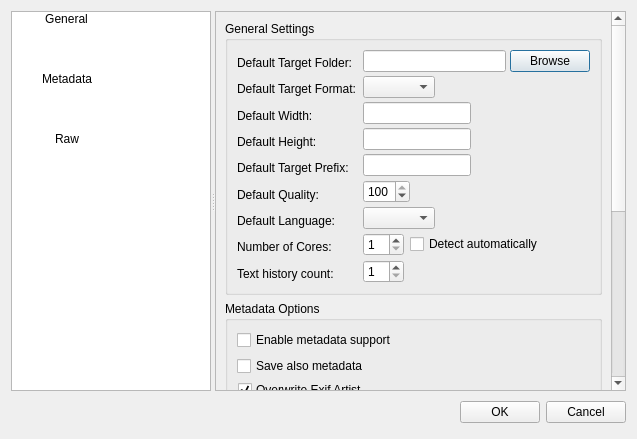
<?xml version="1.0" encoding="UTF-8"?>
<ui version="4.0">
 <class>OptionsDialog</class>
 <widget class="QDialog" name="OptionsDialog">
  <property name="windowModality">
   <enum>Qt::WindowModal</enum>
  </property>
  <property name="geometry">
   <rect>
    <x>0</x>
    <y>0</y>
    <width>637</width>
    <height>439</height>
   </rect>
  </property>
  <property name="windowTitle">
   <string>Sir - Configure Options</string>
  </property>
  <layout class="QVBoxLayout" name="verticalLayout">
   <item>
    <widget class="QSplitter" name="splitter">
     <property name="orientation">
      <enum>Qt::Horizontal</enum>
     </property>
     <widget class="QListWidget" name="listWidget">
      <property name="maximumSize">
       <size>
        <width>200</width>
        <height>16777215</height>
       </size>
      </property>
      <property name="selectionBehavior">
       <enum>QAbstractItemView::SelectRows</enum>
      </property>
      <property name="flow">
       <enum>QListView::LeftToRight</enum>
      </property>
      <property name="gridSize">
       <size>
        <width>110</width>
        <height>60</height>
       </size>
      </property>
      <property name="viewMode">
       <enum>QListView::IconMode</enum>
      </property>
      <item>
       <property name="text">
        <string>General</string>
       </property>
       <property name="icon">
        <iconset resource="../application.qrc">
         <normaloff>:/images/options_general.png</normaloff>:/images/options_general.png</iconset>
       </property>
      </item>
      <item>
       <property name="text">
        <string>Metadata</string>
       </property>
       <property name="icon">
        <iconset resource="../application.qrc">
         <normaloff>:/images/options_metadata.png</normaloff>:/images/options_metadata.png</iconset>
       </property>
      </item>
      <item>
       <property name="text">
        <string>Raw</string>
       </property>
       <property name="icon">
        <iconset resource="../application.qrc">
         <normaloff>:/images/options_raw.png</normaloff>:/images/options_raw.png</iconset>
       </property>
      </item>
     </widget>
     <widget class="QScrollArea" name="scrollArea">
      <property name="widgetResizable">
       <bool>true</bool>
      </property>
      <widget class="QWidget" name="scrollAreaWidgetContents">
       <property name="geometry">
        <rect>
         <x>0</x>
         <y>-299</y>
         <width>407</width>
         <height>705</height>
        </rect>
       </property>
       <layout class="QVBoxLayout" name="verticalLayout_2">
        <item>
         <widget class="QGroupBox" name="generalBox">
          <property name="title">
           <string>General Settings</string>
          </property>
          <layout class="QHBoxLayout" name="horizontalLayout_3">
           <item>
            <layout class="QVBoxLayout" name="boxLayout2">
             <property name="spacing">
              <number>7</number>
             </property>
             <property name="leftMargin">
              <number>0</number>
             </property>
             <property name="topMargin">
              <number>3</number>
             </property>
             <property name="rightMargin">
              <number>0</number>
             </property>
             <property name="bottomMargin">
              <number>0</number>
             </property>
             <item>
              <widget class="QLabel" name="targetFolderLabel">
               <property name="text">
                <string>Default Target Folder:</string>
               </property>
              </widget>
             </item>
             <item>
              <widget class="QLabel" name="label">
               <property name="text">
                <string>Default Target Format:</string>
               </property>
              </widget>
             </item>
             <item>
              <widget class="QLabel" name="label_2">
               <property name="text">
                <string>Default Width:</string>
               </property>
              </widget>
             </item>
             <item>
              <widget class="QLabel" name="label_3">
               <property name="text">
                <string>Default Height:</string>
               </property>
              </widget>
             </item>
             <item>
              <widget class="QLabel" name="label_4">
               <property name="text">
                <string>Default Target Prefix:</string>
               </property>
              </widget>
             </item>
             <item>
              <widget class="QLabel" name="label_5">
               <property name="text">
                <string>Default Quality:</string>
               </property>
              </widget>
             </item>
             <item>
              <widget class="QLabel" name="label_6">
               <property name="text">
                <string>Default Language:</string>
               </property>
              </widget>
             </item>
             <item>
              <widget class="QLabel" name="label_7">
               <property name="text">
                <string>Number of Cores:</string>
               </property>
              </widget>
             </item>
             <item>
              <widget class="QLabel" name="label_8">
               <property name="text">
                <string>Text history count:</string>
               </property>
              </widget>
             </item>
            </layout>
           </item>
           <item>
            <layout class="QVBoxLayout" name="boxLayout">
             <property name="spacing">
              <number>4</number>
             </property>
             <property name="margin">
              <number>0</number>
             </property>
             <item>
              <layout class="QHBoxLayout" name="targetFolderLayout">
               <item>
                <widget class="QLineEdit" name="targetFolderLineEdit"/>
               </item>
               <item>
                <widget class="QPushButton" name="browsePushButton">
                 <property name="text">
                  <string>Browse</string>
                 </property>
                </widget>
               </item>
              </layout>
             </item>
             <item>
              <widget class="QComboBox" name="targetFormatComboBox">
               <property name="sizePolicy">
                <sizepolicy hsizetype="Maximum" vsizetype="Fixed">
                 <horstretch>0</horstretch>
                 <verstretch>0</verstretch>
                </sizepolicy>
               </property>
              </widget>
             </item>
             <item>
              <widget class="QLineEdit" name="widthLineEdit">
               <property name="sizePolicy">
                <sizepolicy hsizetype="Maximum" vsizetype="Fixed">
                 <horstretch>0</horstretch>
                 <verstretch>0</verstretch>
                </sizepolicy>
               </property>
              </widget>
             </item>
             <item>
              <widget class="QLineEdit" name="heightLineEdit">
               <property name="sizePolicy">
                <sizepolicy hsizetype="Maximum" vsizetype="Fixed">
                 <horstretch>0</horstretch>
                 <verstretch>0</verstretch>
                </sizepolicy>
               </property>
              </widget>
             </item>
             <item>
              <widget class="QLineEdit" name="targetPrefixLineEdit">
               <property name="sizePolicy">
                <sizepolicy hsizetype="Maximum" vsizetype="Fixed">
                 <horstretch>0</horstretch>
                 <verstretch>0</verstretch>
                </sizepolicy>
               </property>
              </widget>
             </item>
             <item>
              <widget class="QSpinBox" name="qualitySpinBox">
               <property name="sizePolicy">
                <sizepolicy hsizetype="Maximum" vsizetype="Fixed">
                 <horstretch>0</horstretch>
                 <verstretch>0</verstretch>
                </sizepolicy>
               </property>
               <property name="maximum">
                <number>100</number>
               </property>
               <property name="value">
                <number>100</number>
               </property>
              </widget>
             </item>
             <item>
              <widget class="QComboBox" name="languagesComboBox">
               <property name="sizePolicy">
                <sizepolicy hsizetype="Maximum" vsizetype="Fixed">
                 <horstretch>0</horstretch>
                 <verstretch>0</verstretch>
                </sizepolicy>
               </property>
              </widget>
             </item>
             <item>
              <layout class="QHBoxLayout" name="cores_spacer">
               <property name="spacing">
                <number>6</number>
               </property>
               <property name="margin">
                <number>0</number>
               </property>
               <item>
                <widget class="QSpinBox" name="coresSpinBox">
                 <property name="sizePolicy">
                  <sizepolicy hsizetype="Maximum" vsizetype="Fixed">
                   <horstretch>0</horstretch>
                   <verstretch>0</verstretch>
                  </sizepolicy>
                 </property>
                 <property name="minimum">
                  <number>1</number>
                 </property>
                 <property name="value">
                  <number>1</number>
                 </property>
                </widget>
               </item>
               <item>
                <widget class="QCheckBox" name="coresCheckBox">
                 <property name="text">
                  <string>Detect automatically</string>
                 </property>
                </widget>
               </item>
              </layout>
             </item>
             <item>
              <widget class="QSpinBox" name="historySpinBox">
               <property name="sizePolicy">
                <sizepolicy hsizetype="Maximum" vsizetype="Fixed">
                 <horstretch>0</horstretch>
                 <verstretch>0</verstretch>
                </sizepolicy>
               </property>
               <property name="minimum">
                <number>1</number>
               </property>
              </widget>
             </item>
            </layout>
           </item>
          </layout>
         </widget>
        </item>
        <item>
         <widget class="QGroupBox" name="metadataBox">
          <property name="title">
           <string>Metadata Options</string>
          </property>
          <layout class="QVBoxLayout" name="verticalLayout_3">
           <item>
            <widget class="QCheckBox" name="metadataCheckBox">
             <property name="sizePolicy">
              <sizepolicy hsizetype="Fixed" vsizetype="Fixed">
               <horstretch>0</horstretch>
               <verstretch>0</verstretch>
              </sizepolicy>
             </property>
             <property name="toolTip">
              <string>EXIF, IPTC and XMP supported</string>
             </property>
             <property name="text">
              <string>Enable metadata support</string>
             </property>
            </widget>
           </item>
           <item>
            <widget class="QCheckBox" name="saveMetadataCheckBox">
             <property name="text">
              <string>Save also metadata</string>
             </property>
            </widget>
           </item>
           <item>
            <widget class="QGroupBox" name="exifArtistCheckBox">
             <property name="title">
              <string>Overwrite Exif Artist</string>
             </property>
             <property name="checkable">
              <bool>true</bool>
             </property>
             <layout class="QVBoxLayout" name="verticalLayout_6">
              <item>
               <widget class="HistoryComboBox" name="exifArtistComboBox"/>
              </item>
             </layout>
            </widget>
           </item>
           <item>
            <widget class="QGroupBox" name="exifCopyrightCheckBox">
             <property name="title">
              <string>Overwrite Exif Copyright</string>
             </property>
             <property name="checkable">
              <bool>true</bool>
             </property>
             <layout class="QVBoxLayout" name="verticalLayout_8">
              <item>
               <widget class="HistoryComboBox" name="exifCopyrightComboBox"/>
              </item>
             </layout>
            </widget>
           </item>
           <item>
            <widget class="QGroupBox" name="exifUserCommentCheckBox">
             <property name="title">
              <string>Overwrite Exif User Comment</string>
             </property>
             <property name="checkable">
              <bool>true</bool>
             </property>
             <layout class="QVBoxLayout" name="verticalLayout_9">
              <item>
               <widget class="HistoryComboBox" name="exifUserCommentComboBox"/>
              </item>
             </layout>
            </widget>
           </item>
          </layout>
         </widget>
        </item>
        <item>
         <widget class="QGroupBox" name="rawBox">
          <property name="title">
           <string>Raw Options</string>
          </property>
          <layout class="QVBoxLayout" name="verticalLayout_4">
           <item>
            <widget class="QCheckBox" name="rawCheckBox">
             <property name="text">
              <string>Enable RAW images support (needs dcraw)</string>
             </property>
            </widget>
           </item>
           <item>
            <layout class="QHBoxLayout" name="horizontalLayout_2">
             <item>
              <layout class="QVBoxLayout" name="verticalLayout_5">
               <item>
                <widget class="QLabel" name="label_10">
                 <property name="text">
                  <string>dcraw options:</string>
                 </property>
                </widget>
               </item>
               <item>
                <widget class="QLabel" name="label_9">
                 <property name="text">
                  <string>dcraw Executable Path:</string>
                 </property>
                </widget>
               </item>
              </layout>
             </item>
             <item>
              <layout class="QVBoxLayout" name="verticalLayout_7">
               <item>
                <layout class="QHBoxLayout" name="targetFolderLayout_2">
                 <item>
                  <widget class="QLineEdit" name="dcrawOptions"/>
                 </item>
                 <item>
                  <widget class="QPushButton" name="dcrawPushButton">
                   <property name="text">
                    <string>Browse</string>
                   </property>
                  </widget>
                 </item>
                </layout>
               </item>
               <item>
                <widget class="QLineEdit" name="dcrawLineEdit"/>
               </item>
              </layout>
             </item>
            </layout>
           </item>
          </layout>
         </widget>
        </item>
        <item>
         <spacer name="verticalSpacer">
          <property name="orientation">
           <enum>Qt::Vertical</enum>
          </property>
          <property name="sizeHint" stdset="0">
           <size>
            <width>20</width>
            <height>40</height>
           </size>
          </property>
         </spacer>
        </item>
       </layout>
      </widget>
     </widget>
    </widget>
   </item>
   <item>
    <layout class="QHBoxLayout" name="buttons_laytou">
     <property name="spacing">
      <number>6</number>
     </property>
     <property name="margin">
      <number>0</number>
     </property>
     <item>
      <spacer name="spacer_buttons">
       <property name="orientation">
        <enum>Qt::Horizontal</enum>
       </property>
       <property name="sizeHint" stdset="0">
        <size>
         <width>131</width>
         <height>31</height>
        </size>
       </property>
      </spacer>
     </item>
     <item>
      <widget class="QPushButton" name="okButton">
       <property name="text">
        <string>OK</string>
       </property>
      </widget>
     </item>
     <item>
      <widget class="QPushButton" name="cancelButton">
       <property name="text">
        <string>Cancel</string>
       </property>
      </widget>
     </item>
    </layout>
   </item>
  </layout>
 </widget>
 <customwidgets>
  <customwidget>
   <class>HistoryComboBox</class>
   <extends>QComboBox</extends>
   <header>historycombobox.h</header>
  </customwidget>
 </customwidgets>
 <tabstops>
  <tabstop>targetFolderLineEdit</tabstop>
 </tabstops>
 <resources>
  <include location="../application.qrc"/>
 </resources>
 <connections>
  <connection>
   <sender>cancelButton</sender>
   <signal>clicked()</signal>
   <receiver>OptionsDialog</receiver>
   <slot>reject()</slot>
   <hints>
    <hint type="sourcelabel">
     <x>369</x>
     <y>253</y>
    </hint>
    <hint type="destinationlabel">
     <x>179</x>
     <y>282</y>
    </hint>
   </hints>
  </connection>
 </connections>
</ui>
